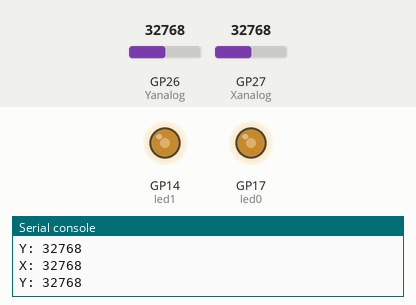
Simulated run of this program. Board: Raspberry Pi Pico running MicroPython. Shown: output pins drawn as LEDs (lit = HIGH), the last lines printed to the serial console. The test bench sets the inputs (shaded band); at power-on: GP26 (Yanalog) = 32768, GP27 (Xanalog) = 32768 (analog values on the 0–65535 scale).

Above: at 1.2 s.
1.3 s: GP26 (Yanalog) set to 45874
At 2.5 s:
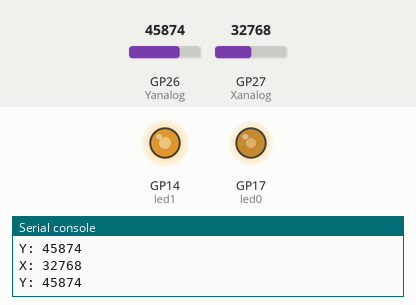
2.8 s: GP27 (Xanalog) set to 45874
At 3.8 s:
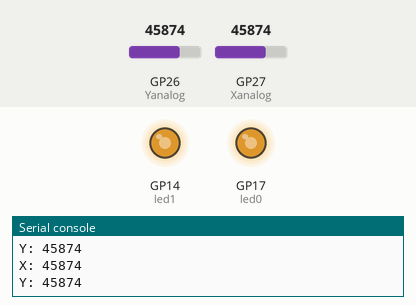
4.3 s: GP26 (Yanalog) set to 57670
At 5.2 s:
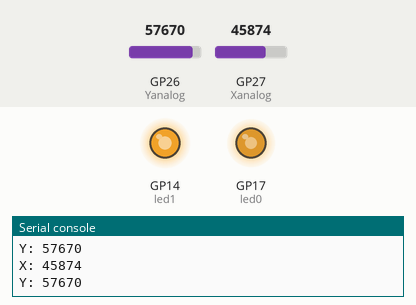
5.8 s: GP27 (Xanalog) set to 57670
At 6.6 s:
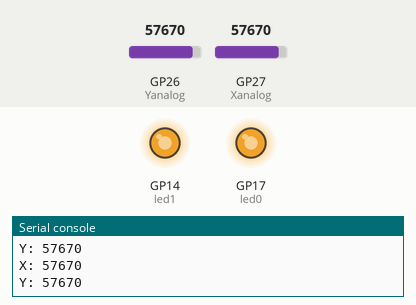
7.3 s: GP26 (Yanalog) set to 32767
At 8.0 s:
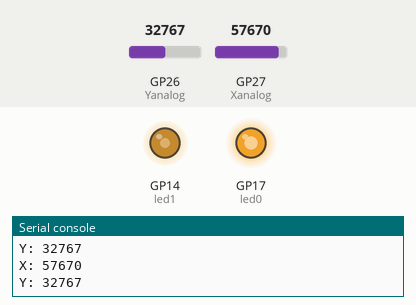
8.8 s: GP27 (Xanalog) set to 7864
At 9.3 s:
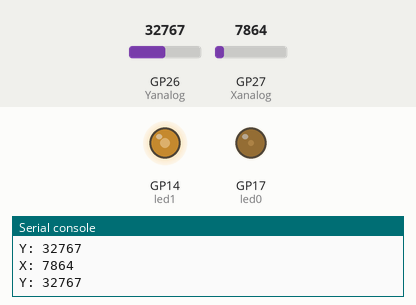
Timing chart, 0 to 11.3 s (numbered marks = the images above; inputs shaded):
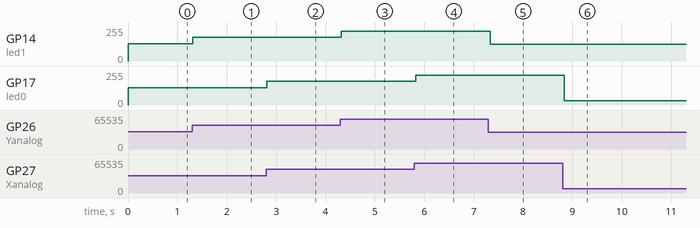

The program:

reading_analog_joystick.py
```python
# Using an analog joystick with the RPi PICO

from machine import ADC, Pin, PWM
import utime

# setup GP pins 27 and 26 (board pins 32 and 31) as analog inputs for x coordinate and y coordinate respectively
Xanalog = ADC(Pin(27))
Yanalog = ADC(Pin(26))


# lets use the joystick to control the brightness of a few LEDS
led0 = PWM(Pin(17))
led1 = PWM(Pin(14))

# as the joystick moves and the analog signal is converted to a
# 16bit integer and then used as the duty for the leds
try:
    while True:
        xint = Xanalog.read_u16()
        yint = Yanalog.read_u16()
        print("X: " + str(xint))
        print("Y: " + str(yint))
        # Modify duty cycle to reflect joystick
        led0.duty_u16(xint)
        led1.duty_u16(yint)
        utime.sleep(.1)
finally:
    led0.duty_u16()
    led1.duty_u16()
```

Measured:
- after the input at 1.3 s, GP14 (led1): 128/255 → 178/255 at once
- after the input at 2.8 s, GP17 (led0): 128/255 → 178/255 at once
- after the input at 4.3 s, GP14 (led1): 178/255 → 224/255 at once
- after the input at 5.8 s, GP17 (led0): 178/255 → 224/255 at once
- after the input at 7.3 s, GP14 (led1): 224/255 → 127/255 at once
- after the input at 8.8 s, GP17 (led0): 224/255 → 31/255 at once
